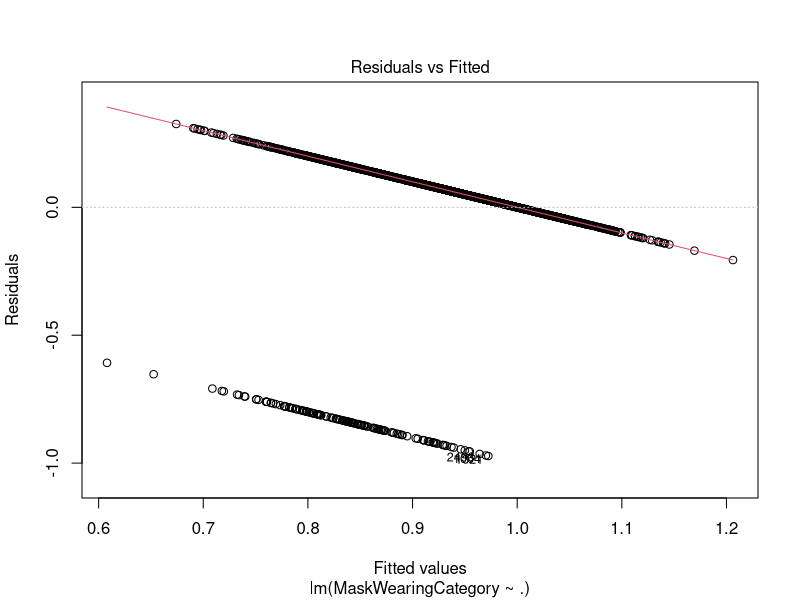
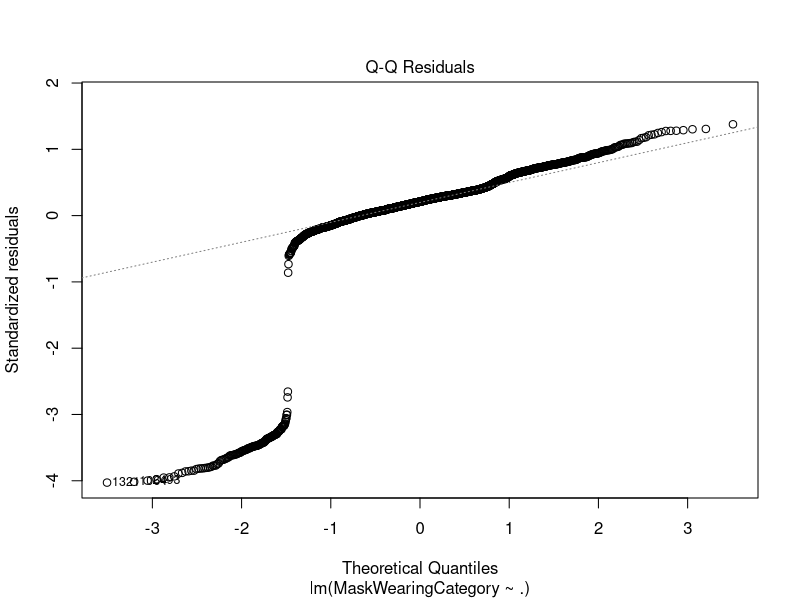
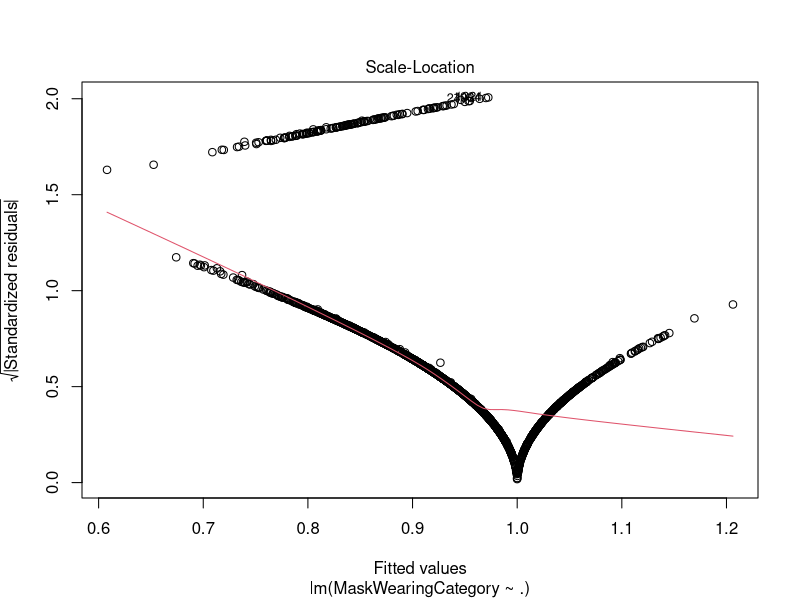
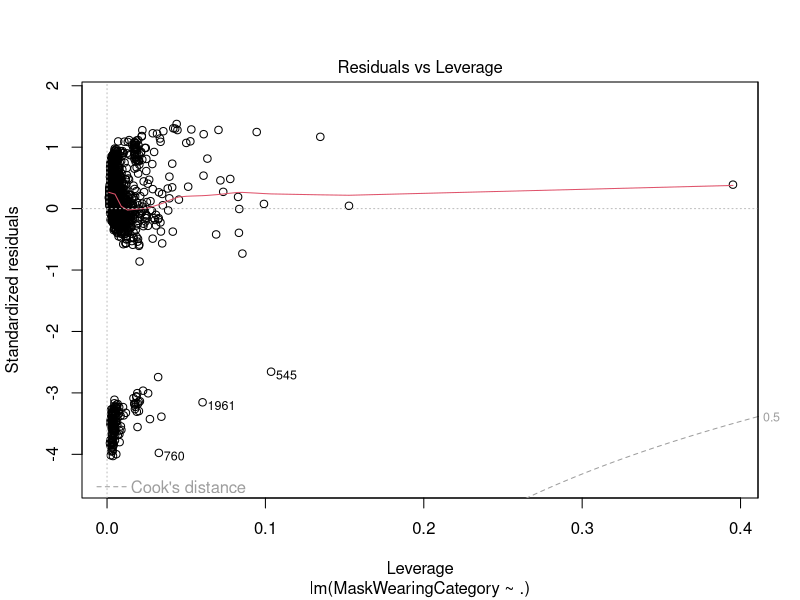

The R source for these figures, in order:
library(tidyverse)
library(ggplot2)
library(MASS)

CovidData <- read.csv("data/CovidDataSetFinal.csv")
CovidData = na.omit(CovidData)

###COVID DATA FILTERED IS THE DATASET YOU WANT TO USE
CovidDataFiltered = CovidData[, c("MaskWearingCategory","Population","PercentUnemployed","MedianHouseholdIncome","PercentAfricanAmerican","PercentHispanic", "PercentNativeAmericanAndAlaskaNative","PercentNativeHawaiianAndOtherPacificIslander","StatewideMaskRequirement","PercAdultsWithSomeCollegeOrAssociateDegree","PercAdultsWithBachelorDegreeOrHigher","per_dem2016","per_gop2016","per_gop2020","per_dem2020")]
attach(CovidDataFiltered)

dim(CovidData)

names(CovidData)

summary(CovidData)
head(CovidData)


CovidData.reg <- lm(MaskWearingCategory~.,data=CovidDataFiltered)
CovidData.reg

summary(CovidData.reg)

plot(CovidData.reg)

